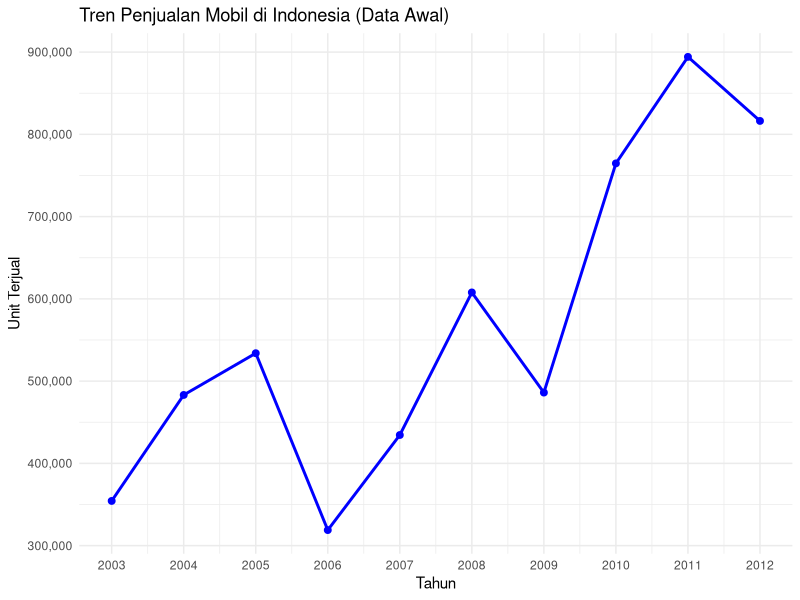
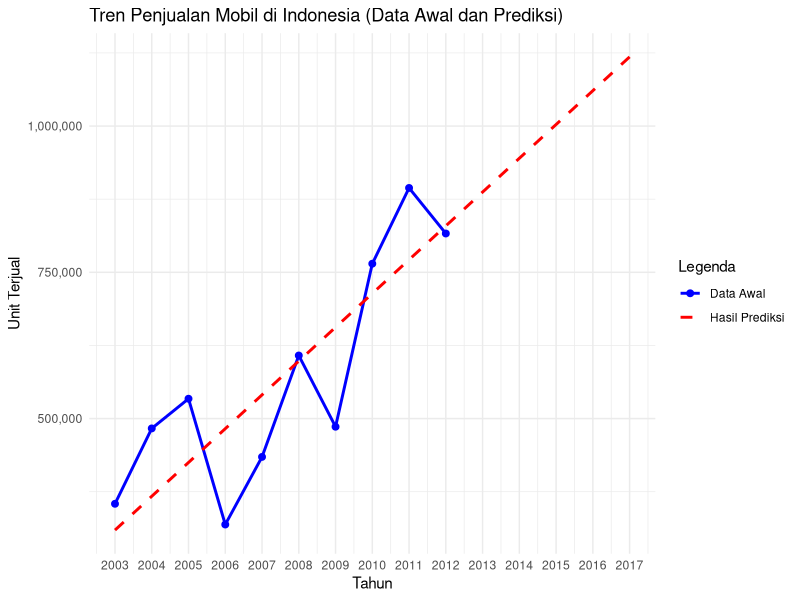

The R source for these figures, in order:
# Memuat library untuk visualisasi
library(ggplot2)

# 1. Memasukkan dan memuat data
# Data penjualan mobil
year <- c(2003, 2004, 2005, 2006, 2007, 2008, 2009, 2010, 2011, 2012)
units <- c(354331, 483170, 533922, 318904, 434473, 607805, 486061, 764709, 894180, 816322)

# Membuat data frame
car_sales_data <- data.frame(
  Year = year,
  Units = units
)

# Menampilkan data
print(car_sales_data)



# 2. Visualisasi data penjualan awal
ggplot(car_sales_data, aes(x = Year, y = Units)) +
  geom_line(color = "blue", size = 1) +
  geom_point(color = "blue", size = 2) +
  labs(
    title = "Tren Penjualan Mobil di Indonesia (Data Awal)",
    x = "Tahun",
    y = "Unit Terjual"
  ) +
  scale_x_continuous(breaks = seq(2003, 2012, by = 1)) +  # Menampilkan semua tahun
  scale_y_continuous(labels = scales::comma) +            # Format angka dengan koma
  theme_minimal()



# 3. Metode Semi Average
# Membagi data menjadi dua periode
first_period <- car_sales_data[1:5, ]
first_period

second_period <- car_sales_data[6:10, ]
second_period

# Menghitung rata-rata penjualan tiap periode
avg_first <- mean(first_period$Units)
avg_first
avg_second <- mean(second_period$Units)
avg_second

# Tahun tengah untuk masing-masing periode
mid_first <- mean(first_period$Year)
mid_first
mid_second <- mean(second_period$Year)
mid_second

# Menentukan slope dan intercept regresi
slope <- (avg_second - avg_first) / (mid_second - mid_first)
slope 

intercept <- avg_first - slope * mid_first
intercept

# Fungsi prediksi berdasarkan metode semi average
predict_semi_average <- function(year) {
  intercept + slope * year
}
predict_semi_average

# Menambahkan prediksi ke data asli
car_sales_data$Predicted_Units <- predict_semi_average(car_sales_data$Year)

# Prediksi 5 tahun ke depan
future_years <- data.frame(Year = 2013:2017)
future_years$Predicted_Units <- predict_semi_average(future_years$Year)

# Menampilkan persamaan regresi metode semi rata-rata
semi_average_equation <- function(intercept, slope) {
  paste("Prediksi (Ŷ) = ", round(intercept, 2), " + ", round(slope, 2), " * Tahun (X)")
}

# Menampilkan persamaan
equation <- semi_average_equation(intercept, slope)
cat("Persamaan metode semi rata-rata untuk kasus ini:\n")
cat(equation, "\n")

# Menampilkan tabel hasil prediksi
cat("\nHasil Prediksi 5 Tahun ke Depan:\n")
print(future_years)




# 4. Visualisasi Data Awal dan Prediksi
# Menggabungkan data awal dan data prediksi
combined_data <- rbind(
  car_sales_data[, c("Year", "Units", "Predicted_Units")],
  data.frame(Year = future_years$Year, Units = NA, Predicted_Units = future_years$Predicted_Units)
)

# Visualisasi gabungan data awal dan hasil prediksi
ggplot(combined_data, aes(x = Year)) +
  geom_line(aes(y = Units, color = "Data Awal"), size = 1) +
  geom_line(aes(y = Predicted_Units, color = "Hasil Prediksi"), size = 1, linetype = "dashed") +
  geom_point(aes(y = Units, color = "Data Awal"), size = 2) +
  labs(
    title = "Tren Penjualan Mobil di Indonesia (Data Awal dan Prediksi)",
    x = "Tahun",
    y = "Unit Terjual",
    color = "Legenda"
  ) +
  scale_x_continuous(breaks = seq(2003, 2017, by = 1)) +  # Menampilkan semua tahun
  scale_y_continuous(labels = scales::comma) +            # Format angka dengan koma
  scale_color_manual(values = c("Data Awal" = "blue", "Hasil Prediksi" = "red")) +
  theme_minimal()


# Menghitung Measure of Accuracy

# 1. Filter data yang memiliki nilai aktual (tidak NA)
actual_data <- car_sales_data[!is.na(car_sales_data$Units), ]

# 2. Hitung Error
actual_data$Error <- actual_data$Units - actual_data$Predicted_Units

# 3. Mean Absolute Error (MAE)
mae <- mean(abs(actual_data$Error))

# 4. Mean Squared Error (MSE)
mse <- mean(actual_data$Error^2)

# 5. Mean Absolute Percentage Error (MAPE)
mape <- mean(abs(actual_data$Error / actual_data$Units)) * 100

# Menampilkan hasil measure of accuracy
cat("Measure of Accuracy:\n")
cat("Mean Absolute Error (MAE):", mae, "\n")
cat("Mean Squared Error (MSE):", mse, "\n")
cat("Mean Absolute Percentage Error (MAPE):", mape, "%\n")

